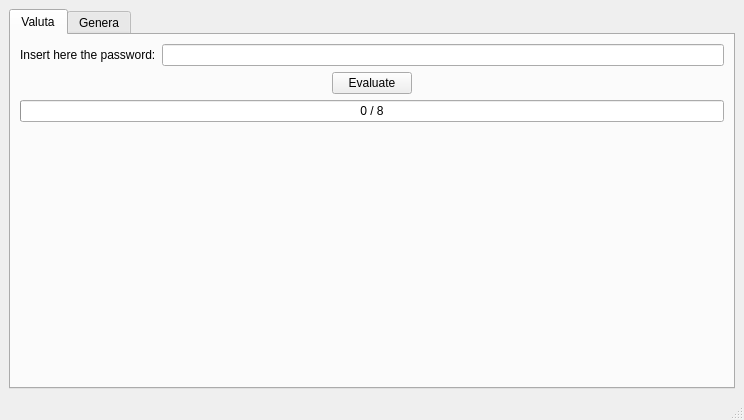
<?xml version="1.0" encoding="UTF-8"?>
<ui version="4.0">
 <class>MainWindow</class>
 <widget class="QMainWindow" name="MainWindow">
  <property name="geometry">
   <rect><x>0</x><y>0</y><width>744</width><height>420</height></rect>
  </property>
  <property name="windowTitle">
   <string>Password Toolkit</string>
  </property>
  <widget class="QWidget" name="centralwidget">
   <layout class="QGridLayout" name="gridLayout_2">
    <item row="0" column="0">
     <widget class="QTabWidget" name="tabWidget">
      <property name="currentIndex"><number>0</number></property>
      <widget class="QWidget" name="tabEvaluate">
       <attribute name="title"><string>Valuta</string></attribute>
       <layout class="QVBoxLayout" name="vlayEvaluate">
        <item>
         <layout class="QHBoxLayout" name="hlayPasswordInput">
          <item>
           <widget class="QLabel" name="lblEvaluatePassword">
            <property name="text"><string>Insert here the password:</string></property>
           </widget>
          </item>
          <item>
           <widget class="QLineEdit" name="txtPasswordEvaluate">
            <property name="echoMode"><enum>QLineEdit::EchoMode::Password</enum></property>
           </widget>
          </item>
         </layout>
        </item>
        <item>
         <layout class="QHBoxLayout" name="hlayEvaluateButton">
          <item>
           <spacer name="spcEvaluateLeft">
            <property name="orientation"><enum>Qt::Orientation::Horizontal</enum></property>
            <property name="sizeHint" stdset="0"><size><width>40</width><height>20</height></size></property>
           </spacer>
          </item>
          <item>
           <widget class="QPushButton" name="btnEvaluate">
            <property name="sizePolicy">
             <sizepolicy hsizetype="Fixed" vsizetype="Fixed"><horstretch>0</horstretch><verstretch>0</verstretch></sizepolicy>
            </property>
            <property name="text"><string>Evaluate</string></property>
           </widget>
          </item>
          <item>
           <spacer name="spcEvaluateRight">
            <property name="orientation"><enum>Qt::Orientation::Horizontal</enum></property>
            <property name="sizeHint" stdset="0"><size><width>40</width><height>20</height></size></property>
           </spacer>
          </item>
         </layout>
        </item>
        <item>
         <widget class="QProgressBar" name="pbarEvaluationBar">
          <property name="maximum"><number>8</number></property>
          <property name="value"><number>0</number></property>
          <property name="alignment"><set>Qt::AlignmentFlag::AlignCenter</set></property>
          <property name="format"><string>%v / %m</string></property>
         </widget>
        </item>
        <item>
         <widget class="QLabel" name="lblEvaluationResult">
          <property name="text"><string/></property>
          <property name="alignment"><set>Qt::AlignmentFlag::AlignCenter</set></property>
          <property name="wordWrap"><bool>true</bool></property>
         </widget>
        </item>
        <item>
         <spacer name="spcEvaluateBottom">
          <property name="orientation"><enum>Qt::Orientation::Vertical</enum></property>
          <property name="sizeHint" stdset="0"><size><width>20</width><height>40</height></size></property>
         </spacer>
        </item>
       </layout>
      </widget>
      <widget class="QWidget" name="tabGenerate">
       <attribute name="title"><string>Genera</string></attribute>
       <layout class="QVBoxLayout" name="vlayGenerate">
        <item>
         <layout class="QHBoxLayout" name="hlayLengths">
          <item>
           <widget class="QLabel" name="lblMinLen"><property name="text"><string>Min Length:</string></property></widget>
          </item>
          <item>
           <widget class="QSpinBox" name="spbMinLen">
            <property name="minimum"><number>4</number></property>
            <property name="maximum"><number>128</number></property>
            <property name="value"><number>12</number></property>
           </widget>
          </item>
          <item>
           <widget class="QLabel" name="lblMaxLen"><property name="text"><string>Max Length:</string></property></widget>
          </item>
          <item>
           <widget class="QSpinBox" name="spbMaxLen">
            <property name="minimum"><number>4</number></property>
            <property name="maximum"><number>128</number></property>
            <property name="value"><number>20</number></property>
           </widget>
          </item>
          <item>
           <widget class="QLabel" name="lblQty"><property name="text"><string>Quantity:</string></property></widget>
          </item>
          <item>
           <widget class="QSpinBox" name="spbQty">
            <property name="minimum"><number>1</number></property>
            <property name="maximum"><number>100</number></property>
            <property name="value"><number>5</number></property>
           </widget>
          </item>
          <item>
           <spacer name="spcLengthsRight">
            <property name="orientation"><enum>Qt::Orientation::Horizontal</enum></property>
            <property name="sizeHint" stdset="0"><size><width>40</width><height>20</height></size></property>
           </spacer>
          </item>
         </layout>
        </item>
        <item>
         <layout class="QHBoxLayout" name="hlayCharTypes">
          <item>
           <widget class="QCheckBox" name="chkUpper">
            <property name="text"><string>Uppercase</string></property>
            <property name="checked"><bool>true</bool></property>
           </widget>
          </item>
          <item>
           <widget class="QCheckBox" name="chkLower">
            <property name="text"><string>Lowercase</string></property>
            <property name="checked"><bool>true</bool></property>
           </widget>
          </item>
          <item>
           <widget class="QCheckBox" name="chkDigit">
            <property name="text"><string>Digits</string></property>
            <property name="checked"><bool>true</bool></property>
           </widget>
          </item>
          <item>
           <widget class="QCheckBox" name="chkSpecial">
            <property name="text"><string>Special characters</string></property>
            <property name="checked"><bool>true</bool></property>
           </widget>
          </item>
          <item>
           <spacer name="spcCharTypesRight">
            <property name="orientation"><enum>Qt::Orientation::Horizontal</enum></property>
            <property name="sizeHint" stdset="0"><size><width>40</width><height>20</height></size></property>
           </spacer>
          </item>
         </layout>
        </item>
        <item>
         <layout class="QHBoxLayout" name="hlayGenerateButton">
          <item>
           <spacer name="spcGenerateLeft">
            <property name="orientation"><enum>Qt::Orientation::Horizontal</enum></property>
            <property name="sizeHint" stdset="0"><size><width>40</width><height>20</height></size></property>
           </spacer>
          </item>
          <item>
           <widget class="QPushButton" name="btnGenerate">
            <property name="sizePolicy">
             <sizepolicy hsizetype="Fixed" vsizetype="Fixed"><horstretch>0</horstretch><verstretch>0</verstretch></sizepolicy>
            </property>
            <property name="text"><string>Generate</string></property>
           </widget>
          </item>
          <item>
           <spacer name="spcGenerateRight">
            <property name="orientation"><enum>Qt::Orientation::Horizontal</enum></property>
            <property name="sizeHint" stdset="0"><size><width>40</width><height>20</height></size></property>
           </spacer>
          </item>
         </layout>
        </item>
        <item>
         <widget class="QTableWidget" name="tblResults">
          <property name="editTriggers"><set>QAbstractItemView::EditTrigger::NoEditTriggers</set></property>
          <property name="selectionBehavior"><enum>QAbstractItemView::SelectionBehavior::SelectRows</enum></property>
          <attribute name="horizontalHeaderStretchLastSection"><bool>true</bool></attribute>
          <attribute name="verticalHeaderVisible"><bool>false</bool></attribute>
          <column><property name="text"><string>Password</string></property></column>
          <column><property name="text"><string>Score</string></property></column>
          <column><property name="text"><string>Strength</string></property></column>
         </widget>
        </item>
       </layout>
      </widget>
     </widget>
    </item>
   </layout>
  </widget>
  <widget class="QStatusBar" name="statusbar"/>
 </widget>
 <resources/>
 <connections/>
</ui>
